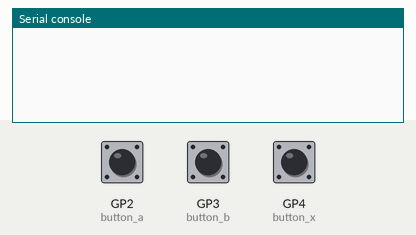
Simulated run of this program. Board: Raspberry Pi Pico running MicroPython. On the bench: the last lines printed to the serial console. Inputs (shaded band) come from the test bench; at power-on: GP2 (button_a) HIGH, GP3 (button_b) HIGH, GP4 (button_x) HIGH.

Above: at 1.2 s.
1.3 s: GP2 (button_a) pulled LOW for 0.3 s
At 2.5 s:
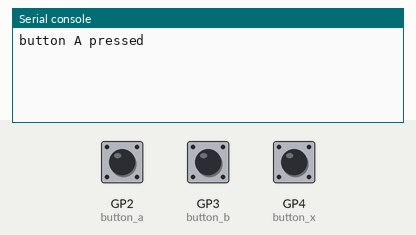
3.1 s: GP3 (button_b) pulled LOW for 0.3 s
At 4.4 s:
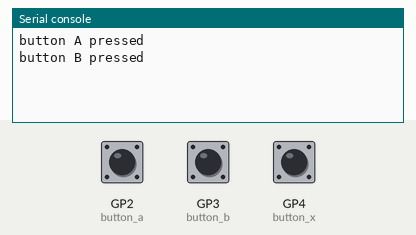
4.9 s: GP4 (button_x) pulled LOW for 0.3 s
At 6.4 s:
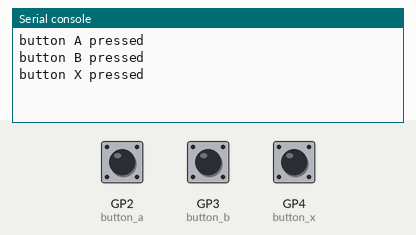

Measured:
- after the input at 1.3 s, the serial console: prints a new line after 0.20 s (image 1)
- after the input at 3.1 s, the serial console: prints a new line after 0.15 s (image 2)
- after the input at 4.9 s, the serial console: prints a new line after 0.10 s (image 3)

The program:

button_test.py
```python
from machine import Pin
from time import sleep

button_a = Pin(2, Pin.IN, Pin.PULL_UP)
button_b = Pin(3, Pin.IN, Pin.PULL_UP)
button_x = Pin(4, Pin.IN, Pin.PULL_UP)

count = 0

while True:
#     print(f"Button Status, A: {button_a.value()}, B: {button_b.value()}, X: {button_x.value()}, {count}")
    if button_a.value() == 0:
        print("button A pressed")
    if button_b.value() == 0:
        print("button B pressed")
    if button_x.value() == 0:
        print("button X pressed")
    sleep(0.25)
    count += 1
```
